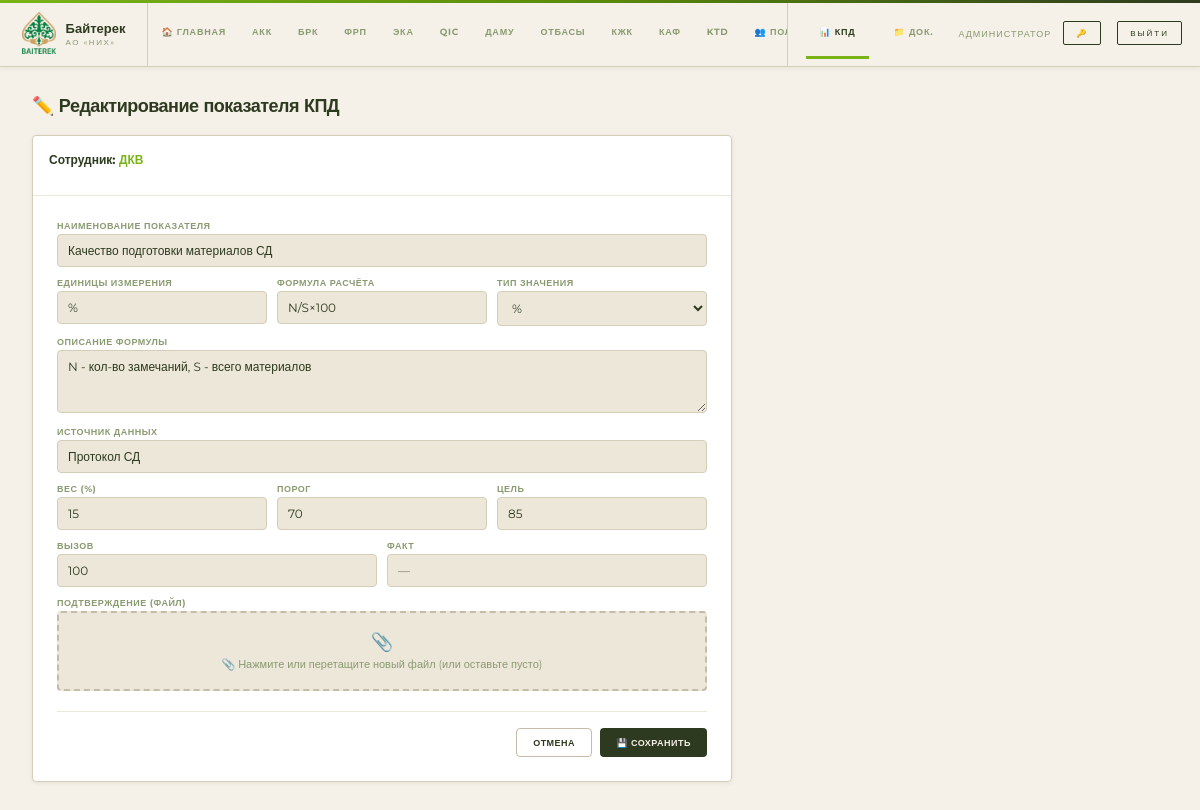
The app's page /dkv/kpd/edit/4 (signed in) with its own data.
### tables this page shows
CREATE TABLE dkv_kpd (
    id INTEGER PRIMARY KEY AUTOINCREMENT,
    employee TEXT NOT NULL DEFAULT 'map',
    item_order INTEGER DEFAULT 1,
    name TEXT DEFAULT '',
    unit TEXT DEFAULT '',
    formula TEXT DEFAULT '',
    formula_desc TEXT DEFAULT '',
    data_source TEXT DEFAULT '',
    weight TEXT DEFAULT '',
    value_type TEXT DEFAULT '',
    threshold TEXT DEFAULT '',
    goal TEXT DEFAULT '',
    challenge TEXT DEFAULT '',
    fact TEXT DEFAULT '',
    file_name TEXT,
    file_data BLOB,
    file_mime TEXT,
    created_at TEXT
, quarter TEXT DEFAULT 'I');

### main.py (the view)
@app.get("/dkv/kpd/edit/{kid}", response_class=HTMLResponse)
async def dkv_kpd_edit_page(kid: int, request: Request):
    s = get_session(request)
    if not s: return redir("/login")
    db = get_db()
    row = db.execute("SELECT * FROM dkv_kpd WHERE id=?", (kid,)).fetchone()
    db.close()
    if not row: raise HTTPException(404)
    return templates.TemplateResponse("dkv_kpd_edit.html", {
        "request": request, "session": s, "row": row
    })

### templates/dkv_kpd_edit.html (shortened to what this page needs)
{% extends "base.html" %}
{% set active = "dkv_kpd" %}
{% block content %}
<div class="page-hdr">
  <div class="page-title">✏️ Редактирование показателя КПД</div>
</div>
<div class="card" style="max-width:700px;">
  <form method="post" action="/dkv/kpd/update/{{ row.id }}" enctype="multipart/form-data">
    <div style="padding:16px;border-bottom:1px solid var(--cream2);">
      <div style="font-size:12px;font-weight:700;color:var(--dark);margin-bottom:12px;">
        Сотрудник: <span style="color:var(--accent);font-weight:800;">{{ row.employee }}</span>
      </div>
    </div>
    <div style="padding:24px;">
      <div class="fgrow">
        <div class="fg" style="grid-column:1/-1"><label>Наименование показателя</label>
          <input name="name" required value="{{ row.name or '' }}" placeholder="Введите наименование..."></div>
      </div>
      <div class="fgrow3">
        <div class="fg"><label>Единицы измерения</label><input name="unit" value="{{ row.unit or '' }}" placeholder="%  /  дата  /  ед."></div>
        <div class="fg"><label>Формула расчёта</label><input name="formula" value="{{ row.formula or '' }}" placeholder="N/S×100"></div>
        <div class="fg"><label>Тип значения</label>
          <select name="value_type">
            <option {% if row.value_type=='%' %}selected{% endif %}>%</option>
          </select>
        </div>
      </div>
      <div class="fg"><label>Описание формулы</label>
        <textarea name="formula_desc" rows="3" placeholder="Опишите что означает каждая переменная формулы...">{{ row.formula_desc or '' }}</textarea>
      </div>
      <div class="fg"><label>Источник данных</label>
        <input name="data_source" value="{{ row.data_source or '' }}" placeholder="Протокол, СЭД, SimBase..."></div>
      <div class="fgrow3">
        <div class="fg"><label>Вес (%)</label><input name="weight" value="{{ row.weight or '' }}" placeholder="20.00" type="number" step="0.01"></div>
        <div class="fg"><label>Порог</label><input name="threshold" value="{{ row.threshold or '' }}" placeholder="70"></div>
        <div class="fg"><label>Цель</label><input name="goal" value="{{ row.goal or '' }}" placeholder="85"></div>
      </div>
      <div class="fgrow">
        <div class="fg"><label>Вызов</label><input name="challenge" value="{{ row.challenge or '' }}" placeholder="100"></div>
        <div class="fg"><label>Факт</label><input name="fact" value="{{ row.fact or '' }}" placeholder="—"></div>
      </div>
      <div class="fg"><label>Подтверждение (файл)</label>
        <div class="file-drop"
          onclick="document.getElementById('kpdEditFile').click()"
          ondragover="event.preventDefault();this.style.borderColor='var(--accent)';this.style.background='#f0f7e8';"
          ondragleave="this.style.borderColor='';this.style.background='';"
          ondrop="event.preventDefault();var f=event.dataTransfer.files[0];if(f){var dt=new DataTransfer();dt.items.add(f);document.getElementById('kpdEditFile').files=dt.files;document.getElementById('kpdEditFileText').textContent='✅ '+f.name;}this.style.borderColor='';this.style.background='';">
          <div style="font-size:18px;margin-bottom:4px;">📎</div>
          <div id="kpdEditFileText" style="font-size:11px;color:var(--mid);">📎 Нажмите или перетащите новый файл (или оставьте пусто)</div>
        </div>
      </div>
      <div style="display:flex;gap:8px;margin-top:20px;border-top:1px solid var(--cream2);padding-top:16px;justify-content:flex-end;">
        <a href="/dkv/kpd?tab={{ row.employee }}&quarter={{ row.quarter }}" class="btn btn-ghost">Отмена</a>
        <button type="submit" class="btn btn-primary">💾 Сохранить</button>
      </div>
    </div>
  </form>
</div>
{% endblock %}

### templates/base.html (style rules this page uses)
* { box-sizing:border-box;margin:0;padding:0; }
:root { --cream:#f5f0e8;--cream2:#ede7d9;--cream3:#e4ddd0; --dark:#2d3a1f;--dark2:#1a2410; --accent:#7ab317;--accent2:#5a8a0a; --mid:#8a9a70;--light:#d4cdb8;--light2:#c4bca8; --danger:#c62828;--danger-bg:#ffebee; --gold:#e65100;--gold-bg:#fff3e0; --radius:4px;--shadow:0 1px 4px rgba(45,58,31,.08);--shadow-md:0 4px 16px rgba(45,58,31,.12); }
body { font-family:'Montserrat',sans-serif;background:var(--cream);color:var(--dark);font-size:13px;min-height:100vh;display:flex;flex-direction:column; }
a { color:var(--dark);text-decoration:none; }
.btn { display:inline-flex;align-items:center;gap:5px;padding:8px 16px;border-radius:var(--radius);font-family:inherit;font-size:9px;font-weight:700;cursor:pointer;border:none;transition:all .2s;text-decoration:none;letter-spacing:.5px;text-transform:uppercase; }
.btn-primary { background:var(--dark);color:var(--cream); }
.btn-ghost { background:transparent;color:var(--dark);border:1px solid var(--light2); }
.card { background:#fff;border:1px solid var(--light);border-radius:var(--radius);box-shadow:var(--shadow);overflow:hidden; }
.fg { margin-bottom:10px; }
.fg label { display:block;font-size:9px;font-weight:700;color:var(--mid);text-transform:uppercase;letter-spacing:.5px;margin-bottom:3px; }
.fg input,.fg select,.fg textarea { width:100%;background:var(--cream2);border:1px solid var(--light);border-radius:var(--radius);color:var(--dark);font-family:inherit;font-size:12px;padding:8px 10px; }
.fg textarea { resize:vertical;min-height:55px; }
.fgrow { display:grid;grid-template-columns:1fr 1fr;gap:10px; }
.fgrow3 { display:grid;grid-template-columns:1fr 1fr 1fr;gap:10px; }
.page-hdr { display:flex;align-items:center;justify-content:space-between;margin-bottom:18px;flex-wrap:wrap;gap:8px; }
.page-title { font-size:18px;font-weight:900;color:var(--dark);letter-spacing:-.5px; }
.file-drop { border:2px dashed var(--light2);border-radius:var(--radius);padding:18px;text-align:center;cursor:pointer;background:var(--cream2);transition:all .2s; }

### records on screen
dkv_kpd: employee "ДКВ", name "Качество подготовки материалов СД", unit "%", formula "N/S×100", value_type "%", formula_desc "N - кол-во замечаний, S - всего материалов", data_source "Протокол СД", weight "15", threshold "70", goal "85", challenge "100"

### other values on screen
{{ org.short }} "АКК" "БРК" "ФРП" "ЭКА" "QIC" "ДАМУ" "ОТБАСЫ" "КЖК" "КАФ" "KTD"
{{ s.full_name if s else '' }} "АДМИНИСТРАТОР"
